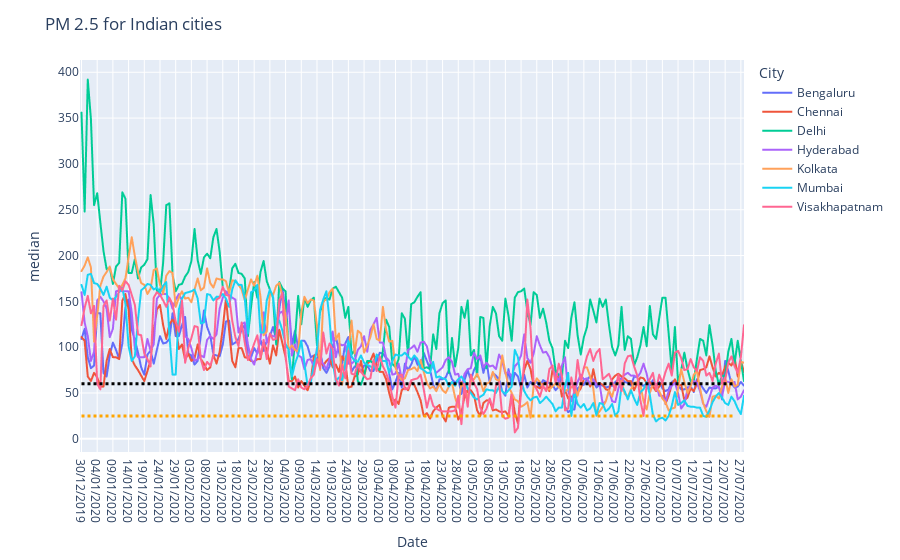

The notebook cell saved with this chart:
### Code cell
fig=px.line(df1,x='Date',y='median',color='City')
fig.add_shape(type="line",
            x0='30/12/2019',
            y0=25,
            x1='25/07/2020',
            y1=25,
            line=dict(
                color="orange",
                width=3,
                dash="dot",
            ))
fig.add_shape(type="line",
            x0='30/12/2019',
            y0=60,
            x1='25/07/2020',
            y1=60,
            line=dict(
                color="black",
                width=3,
                dash="dot",
            ))
fig.update_layout(title="PM 2.5 for Indian cities")
fig.show()

### Figure 1 — Plotly figure (JSON) as saved in the notebook; plotly's stock layout.template omitted (floating-point values rounded to 4 significant figures; data arrays with more than 128 entries replaced by an {"elided": "..."} marker saying what was removed)
{"data": [{"hovertemplate": "City=Bengaluru<br>Date=%{x}<br>median=%{y}<extra></extra>", "legendgroup": "Bengaluru", "line": {"color": "#636efa", "dash": "solid"}, "mode": "lines", "name": "Bengaluru", "showlegend": true, "type": "scattergl", "x": {"elided": "212 str values"}, "xaxis": "x", "y": {"elided": "212 int values"}, "yaxis": "y"}, {"hovertemplate": "City=Chennai<br>Date=%{x}<br>median=%{y}<extra></extra>", "legendgroup": "Chennai", "line": {"color": "#EF553B", "dash": "solid"}, "mode": "lines", "name": "Chennai", "showlegend": true, "type": "scattergl", "x": {"elided": "212 str values"}, "xaxis": "x", "y": {"elided": "212 int values"}, "yaxis": "y"}, {"hovertemplate": "City=Delhi<br>Date=%{x}<br>median=%{y}<extra></extra>", "legendgroup": "Delhi", "line": {"color": "#00cc96", "dash": "solid"}, "mode": "lines", "name": "Delhi", "showlegend": true, "type": "scattergl", "x": {"elided": "212 str values"}, "xaxis": "x", "y": {"elided": "212 int values"}, "yaxis": "y"}, {"hovertemplate": "City=Hyderabad<br>Date=%{x}<br>median=%{y}<extra></extra>", "legendgroup": "Hyderabad", "line": {"color": "#ab63fa", "dash": "solid"}, "mode": "lines", "name": "Hyderabad", "showlegend": true, "type": "scattergl", "x": {"elided": "212 str values"}, "xaxis": "x", "y": {"elided": "212 int values"}, "yaxis": "y"}, {"hovertemplate": "City=Kolkata<br>Date=%{x}<br>median=%{y}<extra></extra>", "legendgroup": "Kolkata", "line": {"color": "#FFA15A", "dash": "solid"}, "mode": "lines", "name": "Kolkata", "showlegend": true, "type": "scattergl", "x": {"elided": "212 str values"}, "xaxis": "x", "y": {"elided": "212 int values"}, "yaxis": "y"}, {"hovertemplate": "City=Mumbai<br>Date=%{x}<br>median=%{y}<extra></extra>", "legendgroup": "Mumbai", "line": {"color": "#19d3f3", "dash": "solid"}, "mode": "lines", "name": "Mumbai", "showlegend": true, "type": "scattergl", "x": {"elided": "212 str values"}, "xaxis": "x", "y": {"elided": "212 int values"}, "yaxis": "y"}, {"hovertemplate": "City=Visakhapatnam<br>Date=%{x}<br>median=%{y}<extra></extra>", "legendgroup": "Visakhapatnam", "line": {"color": "#FF6692", "dash": "solid"}, "mode": "lines", "name": "Visakhapatnam", "showlegend": true, "type": "scattergl", "x": {"elided": "209 str values"}, "xaxis": "x", "y": {"elided": "209 int values"}, "yaxis": "y"}], "layout": {"autosize": true, "legend": {"title": {"text": "City"}, "tracegroupgap": 0}, "margin": {"t": 60}, "shapes": [{"line": {"color": "orange", "dash": "dot", "width": 3}, "type": "line", "x0": "30/12/2019", "x1": "25/07/2020", "y0": 25, "y1": 25}, {"line": {"color": "black", "dash": "dot", "width": 3}, "type": "line", "x0": "30/12/2019", "x1": "25/07/2020", "y0": 60, "y1": 60}], "title": {"text": "PM 2.5 for Indian cities"}, "xaxis": {"anchor": "y", "autorange": true, "domain": [0, 1], "range": [-1.924, 211], "title": {"text": "Date"}, "type": "category"}, "yaxis": {"anchor": "x", "autorange": true, "domain": [0, 1], "range": [-14.39, 413.4], "title": {"text": "median"}, "type": "linear"}}}
